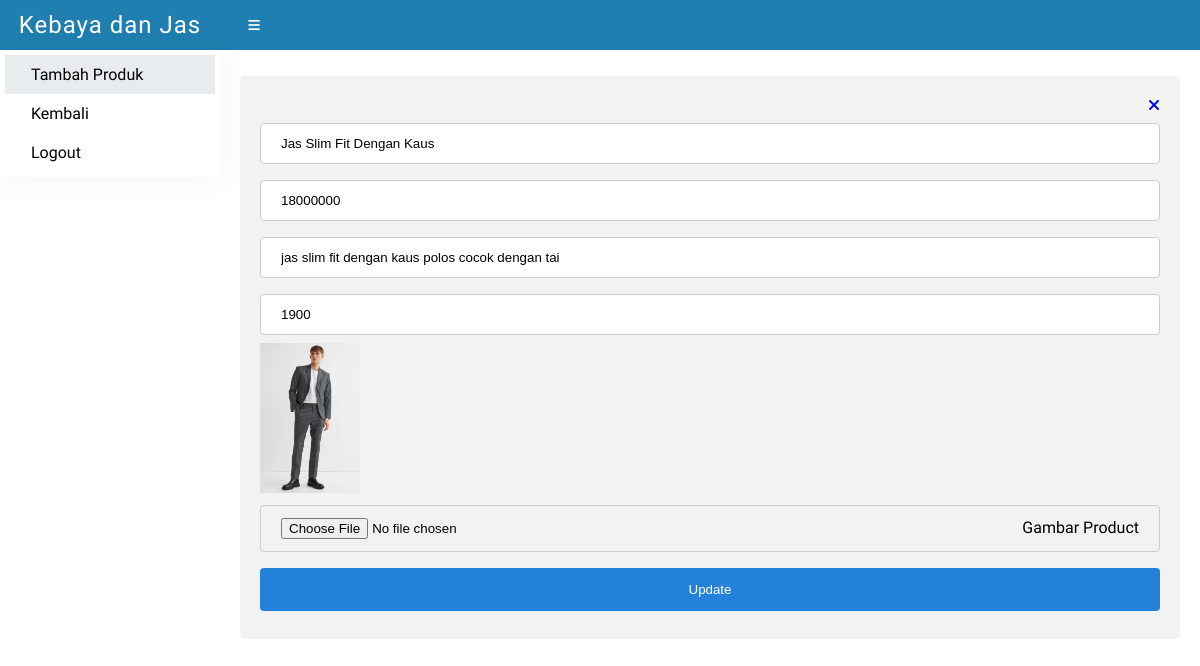
Screenshot of /admin/data-produk/update-produk?id=1 (signed in) with the database file from the repository.
### tables this page shows
CREATE TABLE `tb_product` (
  `product_id` int(11) NOT NULL,
  `product_name` varchar(255) DEFAULT NULL,
  `product_desc` varchar(255) DEFAULT NULL,
  `product_thumb` varchar(255) DEFAULT NULL,
  `product_stok` int(100) DEFAULT NULL,
  `product_price` int(100) DEFAULT NULL
);

### admin/data-produk/produk_function.php (called while the page is built, shortened)
<?php
$conn = mysqli_connect("localhost", "root", "", "db_store");
function query($query)
{
    global $conn;
    $result = mysqli_query($conn, $query);
    $rows = [];
    while ($row = mysqli_fetch_assoc($result)) {
        $rows[] = $row;
    }
    return $rows;
}

### admin/data-produk/update-produk.php (the view, shortened to what this page needs)
<?php
require './produk_function.php';
$id = (isset($_GET['id'])) ? $_GET['id'] : null;
if ($id != null) {
    $productId = query("SELECT * FROM tb_product WHERE product_id = '$id'")[0];
}
?>
<!DOCTYPE html>
<html lang="en">
<head>
    <link rel="stylesheet" href="../style.css">
</head>
<body>
    <div class="container">
        <div class="header">
            <div class="header-logo">
                <span class="site-title">Kebaya dan Jas</span>
            </div>
            <div class="header-search">
                <button class="button-menu">
                    <i class="fas fa-bars"></i>
                </button>
            </div>
        </div>
        <div class="main">
            <div class="sidebar">
                <ul>
                    <li><a href="./update-produk" class="active"><span>Tambah Produk</span></a></li>
                    <li><a href="./"><span>Kembali</span></a></li>
                    <li><a href="../../auth/logout"><span>Logout</span></a></li>
                </ul>
            </div>
            <div class="page-content">
                <div class="form-grup" style="margin-top: 1rem;">
                    <form action="" method="POST" enctype="multipart/form-data">
                        <a style="float: right;" href="./"><i class="fas fa-times"></i></a>
                        <input type="text" id="nama_produk" name="nama_produk" value="<?= $productId['product_name'] ?>" class="input">
                        <input type="text" id="harga_produk" name="harga_produk" value="<?= $productId['product_price'] ?>" class="input">
                        <input type="text" id="desc_produk" name="desc_produk" value="<?= $productId['product_desc'] ?>" class="input">
                        <input type="number" id="stok_produk" name="stok_produk" value="<?= $productId['product_stok'] ?>" class="input">
                        <img src="../../img/<?= $productId['product_thumb'] ?>" style="width: 100px;">
                        <label class="custom-file-upload">
                            <input type="file" name="gambar" id="gambar" />
                            <span style="float: right;">Gambar Product</span>
                        </label>
                        <input type="submit" name="edit-product" value="Update" class="submit-input">
                    </form>
                </div>
            </div>
        </div>
    </div>
</body>
</html>

### admin/style.css (style rules this page uses)
* { margin: 0; padding: 0; }
body { font-family: "Hind Vadodara", -apple-system, BlinkMacSystemFont, Segoe UI, Helvetica Neue, Arial, sans-serif; }
.main { height: calc(100% - 50px); display: flex; flex: 1; }
.sidebar { height: 100%; width: 220px; box-sizing: border-box; box-shadow: 0 0 2rem 0 rgb(0 0 0 / 5%); overflow: hidden; transition: width 0.5s ease; }
.sidebar ul { display: flex; flex-direction: column; padding: 5px; }
.sidebar ul li { display: flex; align-items: center; }
.sidebar ul li a { color: #000; text-decoration: none; display: flex; align-items: center; width: 100%; padding: 10px; white-space: nowrap; }
.sidebar ul li a.active, .sidebar ul li a:hover { background: #e8ecef; }
.sidebar ul li span { margin-left: 16px; font-size: 16px; font-weight: 100; }
.header { height: 50px; background: #1e7fb0; width: 100%; display: flex; align-items: center; flex-basis: 100%; }
.site-title { color: #fff; font-size: 24px; letter-spacing: 1px; font-weight: 400; margin: 0 auto; }
.page-content { padding: 10px 20px; box-sizing: border-box; width: 100%; flex: 1; }
.header-search { height: 100%; align-items: center; display: flex; padding: 0 20px; flex: 1; }
.header-search .button-menu { width: 28px; height: 28px; margin-right: 15px; background: none; border: 0; cursor: pointer; }
.header-logo { display: flex; align-items: center; width: 220px; overflow: hidden; transition: width 0.5s ease; }
.header-search .button-menu i { color: #fff; }
.form-grup { border-radius: 5px; background-color: #f2f2f2; padding: 20px; }
.input, select { width: 100%; padding: 12px 20px; margin: 8px 0; display: inline-block; border: 1px solid #ccc; border-radius: 4px; box-sizing: border-box; }
.submit-input { width: 100%; background-color: #2381d9; color: white; padding: 14px 20px; margin: 8px 0; border: none; border-radius: 4px; cursor: pointer; }
.custom-file-upload { width: 100%; padding: 12px 20px; margin: 8px 0; display: inline-block; border: 1px solid #ccc; border-radius: 4px; box-sizing: border-box; }

### rows the page displays
tb_product: nama_produk "Jas Slim Fit Dengan Kaus", harga_produk "18000000", desc_produk "jas slim fit dengan kaus polos cocok dengan tai", stok_produk "1900", product_thumb (picture)
